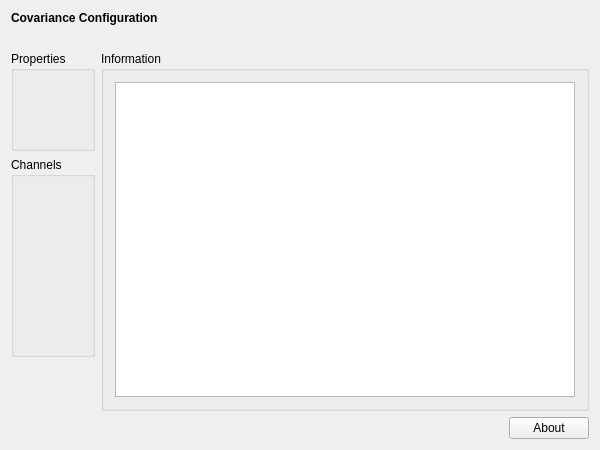
<?xml version="1.0" encoding="UTF-8"?>
<ui version="4.0">
 <class>CovarianceSetupWidgetClass</class>
 <widget class="QWidget" name="CovarianceSetupWidgetClass">
  <property name="geometry">
   <rect>
    <x>0</x>
    <y>0</y>
    <width>600</width>
    <height>450</height>
   </rect>
  </property>
  <property name="windowTitle">
   <string>CovrianceSetupWidget</string>
  </property>
  <layout class="QVBoxLayout" name="verticalLayout">
   <item>
    <widget class="QLabel" name="m_qLabel_Headline">
     <property name="font">
      <font>
       <weight>75</weight>
       <bold>true</bold>
      </font>
     </property>
     <property name="text">
      <string>Covariance Configuration</string>
     </property>
    </widget>
   </item>
   <item>
    <spacer name="m_qVerticalSpacer_Headline">
     <property name="orientation">
      <enum>Qt::Vertical</enum>
     </property>
     <property name="sizeType">
      <enum>QSizePolicy::Fixed</enum>
     </property>
     <property name="sizeHint" stdset="0">
      <size>
       <width>20</width>
       <height>20</height>
      </size>
     </property>
    </spacer>
   </item>
   <item>
    <layout class="QGridLayout" name="m_qGridLayout_main">
     <item row="0" column="0">
      <widget class="QGroupBox" name="m_qGroupBox_Properties">
       <property name="sizePolicy">
        <sizepolicy hsizetype="Minimum" vsizetype="Preferred">
         <horstretch>0</horstretch>
         <verstretch>0</verstretch>
        </sizepolicy>
       </property>
       <property name="minimumSize">
        <size>
         <width>0</width>
         <height>100</height>
        </size>
       </property>
       <property name="title">
        <string>Properties</string>
       </property>
       <property name="flat">
        <bool>false</bool>
       </property>
       <layout class="QGridLayout" name="m_qGridLayout_Properties"/>
      </widget>
     </item>
     <item row="1" column="0">
      <widget class="QGroupBox" name="m_qGroupBox_Channels">
       <property name="sizePolicy">
        <sizepolicy hsizetype="Preferred" vsizetype="Minimum">
         <horstretch>0</horstretch>
         <verstretch>0</verstretch>
        </sizepolicy>
       </property>
       <property name="minimumSize">
        <size>
         <width>0</width>
         <height>200</height>
        </size>
       </property>
       <property name="title">
        <string>Channels</string>
       </property>
       <layout class="QGridLayout" name="m_qGridLayout_Channels"/>
      </widget>
     </item>
     <item row="3" column="1">
      <spacer name="m_qHorizontalSpacer_About">
       <property name="orientation">
        <enum>Qt::Horizontal</enum>
       </property>
       <property name="sizeHint" stdset="0">
        <size>
         <width>40</width>
         <height>20</height>
        </size>
       </property>
      </spacer>
     </item>
     <item row="0" column="1" rowspan="3" colspan="2">
      <widget class="QGroupBox" name="m_qGroupBox_Information">
       <property name="title">
        <string>Information</string>
       </property>
       <layout class="QGridLayout" name="m_qGridLayout_Information">
        <item row="0" column="0">
         <widget class="QTextBrowser" name="m_qTextBrowser_Information"/>
        </item>
       </layout>
      </widget>
     </item>
     <item row="3" column="2">
      <widget class="QPushButton" name="m_qPushButton_About">
       <property name="text">
        <string>About</string>
       </property>
      </widget>
     </item>
     <item row="2" column="0">
      <spacer name="m_qVerticalSpacer_LeftRow">
       <property name="orientation">
        <enum>Qt::Vertical</enum>
       </property>
       <property name="sizeHint" stdset="0">
        <size>
         <width>20</width>
         <height>40</height>
        </size>
       </property>
      </spacer>
     </item>
    </layout>
   </item>
  </layout>
 </widget>
 <layoutdefault spacing="6" margin="11"/>
 <resources/>
 <connections/>
</ui>
